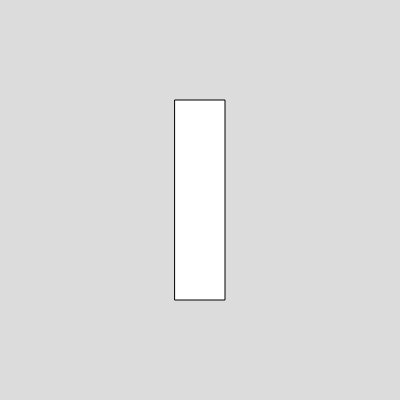
Frame 1 (no input)
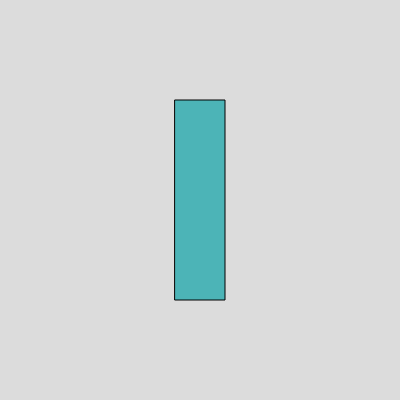
Frame 60 (no input)
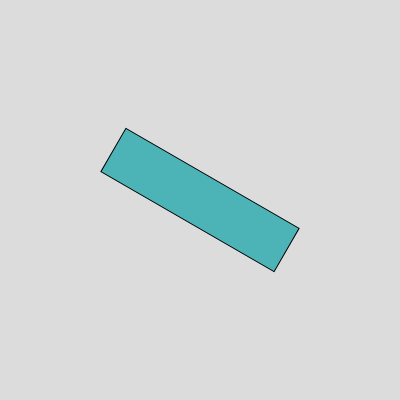
Frame 120 (the mouse pressed at the canvas centre since frame 60)

The p5.js sketch that drew these frames (run headless with seeded random() and noise() and a simulated clock; from frame 60 on, the mouse is pressed at the canvas centre):

// p5.js sketch
// ── sketch.js
let angle = 0;
let mouseDistance = 50;

function setup() {
    createCanvas(400, 400);
    rectMode(CENTER);
    angleMode(DEGREES);
}

function draw() {
    background(220);
    let distance = dist(mouseX, mouseY, width / 2, height / 2);
    translate(width / 2, height / 2);
    if(distance < mouseDistance) {
        angle -= 1;
    }
    rotate(angle);
    rect(0, 0, 50, 200);
    fill(76, 180, 183);
}
